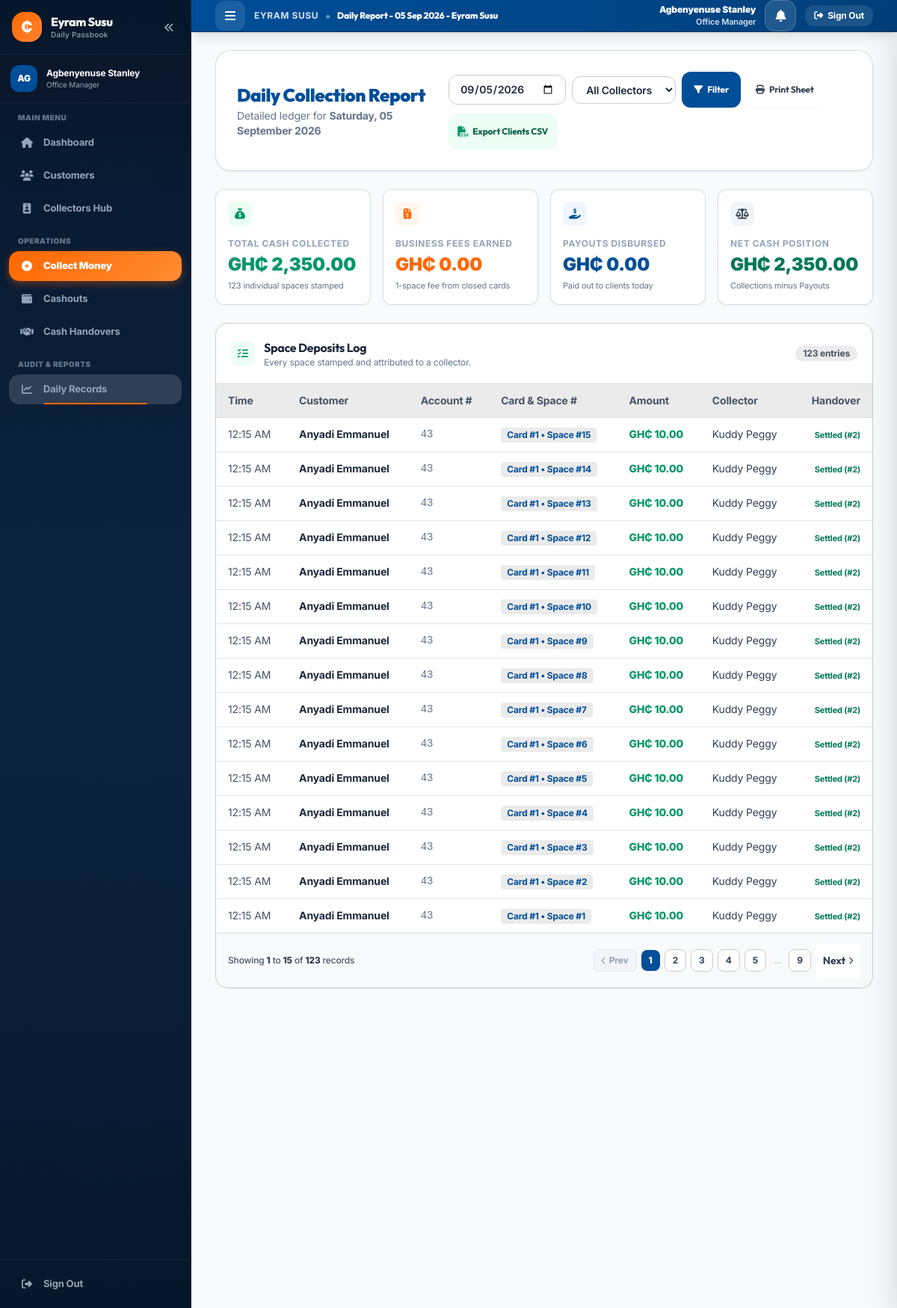
/reports.php (signed in), run on the app's committed database.
### tables this page shows
CREATE TABLE `deposits` (
  `id` int(11) NOT NULL,
  `card_id` int(11) NOT NULL,
  `customer_id` int(11) NOT NULL,
  `collector_id` int(11) NOT NULL,
  `space_number` int(11) NOT NULL,
  `amount` decimal(10,2) NOT NULL,
  `deposit_date` date NOT NULL,
  `handover_id` int(11) DEFAULT NULL,
  `created_at` timestamp NOT NULL DEFAULT current_timestamp()
);

CREATE TABLE `customers` (
  `id` int(11) NOT NULL,
  `account_number` varchar(20) NOT NULL,
  `full_name` varchar(100) NOT NULL,
  `gender` varchar(10) DEFAULT NULL,
  `phone` varchar(20) NOT NULL,
  `location` varchar(255) DEFAULT NULL,
  `assigned_collector_id` int(11) DEFAULT NULL,
  `change_balance` decimal(10,2) DEFAULT 0.00,
  `is_active` tinyint(1) DEFAULT 1,
  `created_at` timestamp NOT NULL DEFAULT current_timestamp()
);

CREATE TABLE `susu_cards` (
  `id` int(11) NOT NULL,
  `customer_id` int(11) NOT NULL,
  `card_number` int(11) NOT NULL DEFAULT 1,
  `daily_amount` decimal(10,2) NOT NULL,
  `total_spaces` int(11) NOT NULL DEFAULT 31,
  `spaces_filled` int(11) NOT NULL DEFAULT 0,
  `total_saved` decimal(10,2) NOT NULL DEFAULT 0.00,
  `status` enum('active','completed','closed_early') NOT NULL DEFAULT 'active',
  `created_at` timestamp NOT NULL DEFAULT current_timestamp(),
  `closed_at` timestamp NULL DEFAULT NULL
);

CREATE TABLE `users` (
  `id` int(11) NOT NULL,
  `full_name` varchar(100) NOT NULL,
  `username` varchar(50) NOT NULL,
  `password_hash` varchar(255) NOT NULL,
  `role` enum('admin','collector') NOT NULL DEFAULT 'collector',
  `phone` varchar(20) DEFAULT NULL,
  `is_active` tinyint(1) DEFAULT 1,
  `created_at` timestamp NOT NULL DEFAULT current_timestamp()
);

### includes/auth.php (called while the page is built, shortened)
<?php
function get_logged_in_user() {
    return [
        'id' => $_SESSION['user_id'],
        'full_name' => $_SESSION['full_name'],
        'username' => $_SESSION['username'],
        'role' => $_SESSION['role'],
        'phone' => $_SESSION['phone'] ?? ''
    ];
}

### reports.php (the view, shortened to what this page needs)
<?php
require_once __DIR__ . '/includes/auth.php';
require_once __DIR__ . '/includes/functions.php';
$user = get_logged_in_user();
$pdo = get_db_connection();
$selectedDate = !empty($_GET['date']) ? $_GET['date'] : date('Y-m-d');
$query = "
    SELECT d.*, c.full_name as customer_name, c.account_number, c.phone,
           u.full_name as collector_name, sc.card_number, sc.daily_amount
    FROM deposits d
    JOIN customers c ON d.customer_id = c.id
    JOIN users u ON d.collector_id = u.id
    JOIN susu_cards sc ON d.card_id = sc.id
    WHERE d.deposit_date = ?
";
$params = [$selectedDate];
$query .= " ORDER BY d.id DESC";
$stmtDep = $pdo->prepare($query);
$stmtDep->execute($params);
$allDeposits = $stmtDep->fetchAll();
$totalCollected = 0.00;
foreach ($allDeposits as $d) {
    $totalCollected += (float)$d['amount'];
}
$page = max(1, (int)($_GET['page'] ?? 1));
$perPage = 15;
$pagedDeposits = paginate_array($allDeposits, $perPage, $page);
$deposits = $pagedDeposits['items'];
$stmtPay = $pdo->prepare("
    SELECT COALESCE(SUM(customer_payout), 0.00) as total_payouts,
           COALESCE(SUM(business_fee), 0.00) as total_fees
    FROM payouts
    WHERE DATE(paid_at) = ? AND status = 'paid'
");
$stmtPay->execute([$selectedDate]);
$payoutStats = $stmtPay->fetch();
require_once __DIR__ . '/includes/header.php';
?>
<div class="space-y-6">
    <div class="flex flex-col md:flex-row md:items-center md:justify-between gap-4 section-card no-print">
        <div>
            <h1 class="text-xl sm:text-2xl font-black text-steel_azure">Daily Collection Report</h1>
            <p class="text-xs sm:text-sm text-slate-500 mt-0.5">
                Detailed ledger for <strong><?= date('l, d F Y', strtotime($selectedDate)) ?></strong>
            </p>
        </div>
        <form method="GET" action="reports.php" class="flex flex-wrap items-center gap-2">
            <div>
                <input type="date" name="date" value="<?= htmlspecialchars($selectedDate) ?>"
                       class="px-3.5 py-2 text-xs sm:text-sm rounded-xl border border-silver-600 focus:border-steel_azure outline-none transition font-semibold">
            </div>
            <?php if ($user['role'] === 'admin'): ?>
                <div>
                    <select name="collector_id" class="px-3.5 py-2 text-xs sm:text-sm rounded-xl border border-silver-600 focus:border-steel_azure outline-none transition bg-white font-semibold">
                        <option value="0">All Collectors</option>
                    </select>
                </div>
            <?php endif; ?>
            <button type="submit" class="btn-touch bg-steel_azure hover:bg-steel_azure-400 text-white text-xs font-bold px-4 py-2 shadow-sm rounded-xl flex items-center gap-1.5">
                <i class="fa-solid fa-filter text-xs"></i>
                <span>Filter</span>
            </button>
            <button type="button" onclick="window.print()" class="btn-touch bg-white hover:bg-platinum text-slate-700 border border-silver-600 text-xs font-bold px-3 py-2 shadow-sm rounded-xl flex items-center gap-1.5">
                <i class="fa-solid fa-print text-xs"></i>
                <span>Print Sheet</span>
            </button>
            <?php if ($user['role'] === 'admin'): ?>
                <a href="export_customers.php" class="btn-touch bg-emerald-50 hover:bg-emerald-100 text-emerald-800 border border-emerald-300 text-xs font-bold px-3 py-2 shadow-2xs rounded-xl flex items-center gap-1.5 transition" title="Export Customer List to CSV">
                    <i class="fa-solid fa-file-csv text-emerald-600 text-sm"></i>
                    <span>Export Clients CSV</span>
                </a>
            <?php endif; ?>
        </form>
    </div>
    <div class="grid grid-cols-2 lg:grid-cols-4 gap-3 sm:gap-4">
        <div class="kpi-card">
            <div class="kpi-icon bg-emerald-50 text-emerald-600"><i class="fa-solid fa-sack-dollar"></i></div>
            <span class="text-xs font-bold text-slate-400 uppercase tracking-wider block mt-2">Total Cash Collected</span>
            <div class="text-xl sm:text-2xl font-black text-emerald-600 mt-1">
                <?= format_money($totalCollected) ?>
            </div>
            <span class="text-[11px] text-slate-500 mt-1"><?= count($allDeposits) ?> individual spaces stamped</span>
        </div>
        <div class="kpi-card">
            <div class="kpi-icon bg-orange-50 text-pumpkin_spice"><i class="fa-solid fa-file-invoice-dollar"></i></div>
            <span class="text-xs font-bold text-slate-400 uppercase tracking-wider block mt-2">Business Fees Earned</span>
            <div class="text-xl sm:text-2xl font-black text-pumpkin_spice mt-1">
                <?= format_money($payoutStats['total_fees']) ?>
            </div>
            <span class="text-[11px] text-slate-500 mt-1">1-space fee from closed cards</span>
        </div>
        <div class="kpi-card">
            <div class="kpi-icon bg-blue-50 text-steel_azure"><i class="fa-solid fa-hand-holding-dollar"></i></div>
            <span class="text-xs font-bold text-slate-400 uppercase tracking-wider block mt-2">Payouts Disbursed</span>
            <div class="text-xl sm:text-2xl font-black text-steel_azure mt-1">
                <?= format_money($payoutStats['total_payouts']) ?>
            </div>
            <span class="text-[11px] text-slate-500 mt-1">Paid out to clients today</span>
        </div>
        <div class="kpi-card">
            <div class="kpi-icon bg-slate-100 text-slate-700"><i class="fa-solid fa-scale-balanced"></i></div>
            <span class="text-xs font-bold text-slate-400 uppercase tracking-wider block mt-2">Net Cash Position</span>
            <?php $netCash = $totalCollected - (float)$payoutStats['total_payouts']; ?>
            <div class="text-xl sm:text-2xl font-black <?= $netCash >= 0 ? 'text-emerald-700' : 'text-red-600' ?> mt-1">
                <?= format_money($netCash) ?>
            </div>
            <span class="text-[11px] text-slate-500 mt-1">Collections minus Payouts</span>
        </div>
    </div>
    <div class="bg-white rounded-2xl border border-silver-600 shadow-sm overflow-hidden">
        <div class="p-4 sm:p-5 border-b border-silver-600/70 flex items-center justify-between">
            <div class="flex items-center gap-3">
                <div class="section-heading-icon bg-emerald-50 text-emerald-600">
                    <i class="fa-solid fa-list-check"></i>
                </div>
                <div>
                    <h2 class="text-base font-bold text-slate-800">Space Deposits Log</h2>
                    <p class="text-xs text-slate-500">Every space stamped and attributed to a collector.</p>
                </div>
            </div>
            <span class="px-2.5 py-0.5 rounded-full text-xs font-bold bg-platinum text-slate-600"><?= $pagedDeposits['total'] ?> entries</span>
        </div>
        <div class="overflow-x-auto">
            <table class="w-full text-left text-xs sm:text-sm">
                <thead class="bg-platinum text-slate-600 font-semibold border-b border-silver-600/70">
                    <tr>
                        <th class="py-3 px-4">Time</th>
                        <th class="py-3 px-4">Customer</th>
                        <th class="py-3 px-4">Account #</th>
                        <th class="py-3 px-4">Card & Space #</th>
                        <th class="py-3 px-4">Amount</th>
                        <th class="py-3 px-4">Collector</th>
                        <th class="py-3 px-4 text-right">Handover</th>
                    </tr>
                </thead>
                <tbody class="divide-y divide-silver-600/50">
                    <?php if (empty($deposits)): ?>
                        <tr>
                            <td colspan="7" class="text-center">
                                <div class="empty-state">
                                    <div class="empty-state-icon bg-slate-100 text-slate-400">
                                        <i class="fa-solid fa-coins text-3xl"></i>
                                    </div>
                                    <div class="empty-state-title">No Collections Recorded</div>
                                    <div class="empty-state-text">No space deposits were logged for this selected date.</div>
                                </div>
                            </td>
                        </tr>
                    <?php else: ?>
                        <?php foreach ($deposits as $d): ?>
                            <tr class="hover:bg-platinum-800 transition">
                                <td class="py-3 px-4 text-slate-600 whitespace-nowrap">
                                    <?= date('h:i A', strtotime($d['created_at'])) ?>
                                </td>
                                <td class="py-3 px-4 font-bold text-slate-800">
                                    <?= htmlspecialchars($d['customer_name']) ?>
                                </td>
                                <td class="py-3 px-4 text-slate-500 font-mono">
                                    <?= htmlspecialchars($d['account_number']) ?>
                                </td>
                                <td class="py-3 px-4 whitespace-nowrap">
                                    <span class="inline-flex items-center px-2 py-0.5 rounded text-xs font-bold bg-platinum text-steel_azure">
                                        Card #<?= $d['card_number'] ?> &bull; Space #<?= $d['space_number'] ?>
                                    </span>
                                </td>
                                <td class="py-3 px-4 font-extrabold text-emerald-600 whitespace-nowrap">
                                    <?= format_money($d['amount']) ?>
                                </td>
                                <td class="py-3 px-4 text-slate-700 whitespace-nowrap">
                                    <?= htmlspecialchars($d['collector_name']) ?>
                                </td>
                                <td class="py-3 px-4 text-right whitespace-nowrap">
                                    <?php if ($d['handover_id']): ?>
                                        <span class="text-[11px] font-bold text-emerald-700">Settled (#<?= $d['handover_id'] ?>)</span>
                                    <?php else: ?>
                                        <span class="text-[11px] font-bold text-pumpkin_spice">In Bag</span>
                                    <?php endif; ?>
                                </td>
                            </tr>
                        <?php endforeach; ?>
                    <?php endif; ?>
                </tbody>
            </table>
        </div>
        <?= render_pagination($pagedDeposits['total'], $pagedDeposits['per_page'], $pagedDeposits['current']) ?>
    </div>
</div>
<?php require_once __DIR__ . '/includes/footer.php'; ?>

### assets/css/custom.css (style rules this page uses)
:root { --pumpkin: #ff6700; --pumpkin-dark: #cc5200; --steel: #004e98; --steel-dark: #002f5c; --ocean: #3a6ea5; --platinum: #f4f6f8; --silver: #e2e8f0; --focus-ring: 0 0 0 3px rgba(0, 78, 152, 0.35); --focus-ring-pumpkin: 0 0 0 3px rgba(255, 103, 0, 0.3); --ease-out: cubic-bezier(0.16, 1, 0.3, 1); --ease-in-out: cubic-bezier(0.4, 0, 0.2, 1); }
body { font-family: 'Inter', -apple-system, BlinkMacSystemFont, sans-serif; background: linear-gradient(180deg, #f8fafc 0%, #f1f5f9 100%); color: #1e293b; -webkit-tap-highlight-color: transparent; letter-spacing: -0.01em; }
h1, h2, h3, h4, .font-heading { font-family: 'Outfit', 'Inter', sans-serif; letter-spacing: -0.02em; }
.btn-touch { min-height: 48px; display: inline-flex; align-items: center; justify-content: center; gap: 0.375rem; font-family: 'Outfit', sans-serif; font-weight: 700; font-size: 0.875rem; padding: 0.75rem 1.25rem; border-radius: 0.875rem; border: none; cursor: pointer; text-decoration: none; transition: all 0.15s ease-in-out; position: relative; overflow: hidden; white-space: nowrap; -webkit-tap-highlight-color: transparent; }
.section-card { background: #ffffff; border: 1px solid rgba(203, 213, 225, 0.8); border-radius: 1.25rem; padding: 1.5rem; box-shadow: 0 1px 3px rgba(0, 0, 0, 0.04); }
@media (min-width: 640px) { .section-card { padding: 1.75rem; } }
.page-enter>*:nth-child(1) { animation-delay: 0.03s; }
.section-heading-icon { width: 32px; height: 32px; border-radius: 0.5rem; display: flex; align-items: center; justify-content: center; font-size: 0.875rem; flex-shrink: 0; }
.kpi-card { background: #ffffff; padding: 1rem; border-radius: 0.75rem; border: 1px solid rgba(203, 213, 225, 0.8); box-shadow: 0 1px 3px rgba(0, 0, 0, 0.04); display: flex; flex-direction: column; justify-content: space-between; transition: box-shadow 0.2s ease; }
.kpi-icon { width: 32px; height: 32px; border-radius: 0.5rem; display: flex; align-items: center; justify-content: center; font-size: 0.875rem; margin-bottom: 0.5rem; }

### data on the page
deposits: created_at "12:15 AM", customer.full_name "Anyadi Emmanuel", customer.account_number "43", card.card_number "1", space_number "15", amount "GH₵ 10.00", collector.full_name "Kuddy Peggy", handover "2"
deposits: created_at "12:15 AM", customer.full_name "Anyadi Emmanuel", customer.account_number "43", card.card_number "1", space_number "14", amount "GH₵ 10.00", collector.full_name "Kuddy Peggy", handover "2"
deposits: created_at "12:15 AM", customer.full_name "Anyadi Emmanuel", customer.account_number "43", card.card_number "1", space_number "13", amount "GH₵ 10.00", collector.full_name "Kuddy Peggy", handover "2"
deposits: created_at "12:15 AM", customer.full_name "Anyadi Emmanuel", customer.account_number "43", card.card_number "1", space_number "12", amount "GH₵ 10.00", collector.full_name "Kuddy Peggy", handover "2"
deposits: created_at "12:15 AM", customer.full_name "Anyadi Emmanuel", customer.account_number "43", card.card_number "1", space_number "11", amount "GH₵ 10.00", collector.full_name "Kuddy Peggy", handover "2"
deposits: created_at "12:15 AM", customer.full_name "Anyadi Emmanuel", customer.account_number "43", card.card_number "1", space_number "10", amount "GH₵ 10.00", collector.full_name "Kuddy Peggy", handover "2"
deposits: created_at "12:15 AM", customer.full_name "Anyadi Emmanuel", customer.account_number "43", card.card_number "1", space_number "9", amount "GH₵ 10.00", collector.full_name "Kuddy Peggy", handover "2"
deposits: created_at "12:15 AM", customer.full_name "Anyadi Emmanuel", customer.account_number "43", card.card_number "1", space_number "8", amount "GH₵ 10.00", collector.full_name "Kuddy Peggy", handover "2"
deposits: created_at "12:15 AM", customer.full_name "Anyadi Emmanuel", customer.account_number "43", card.card_number "1", space_number "7", amount "GH₵ 10.00", collector.full_name "Kuddy Peggy", handover "2"
deposits: created_at "12:15 AM", customer.full_name "Anyadi Emmanuel", customer.account_number "43", card.card_number "1", space_number "6", amount "GH₵ 10.00", collector.full_name "Kuddy Peggy", handover "2"
deposits: created_at "12:15 AM", customer.full_name "Anyadi Emmanuel", customer.account_number "43", card.card_number "1", space_number "5", amount "GH₵ 10.00", collector.full_name "Kuddy Peggy", handover "2"
deposits: created_at "12:15 AM", customer.full_name "Anyadi Emmanuel", customer.account_number "43", card.card_number "1", space_number "4", amount "GH₵ 10.00", collector.full_name "Kuddy Peggy", handover "2"
deposits: created_at "12:15 AM", customer.full_name "Anyadi Emmanuel", customer.account_number "43", card.card_number "1", space_number "3", amount "GH₵ 10.00", collector.full_name "Kuddy Peggy", handover "2"
deposits: created_at "12:15 AM", customer.full_name "Anyadi Emmanuel", customer.account_number "43", card.card_number "1", space_number "2", amount "GH₵ 10.00", collector.full_name "Kuddy Peggy", handover "2"
deposits: created_at "12:15 AM", customer.full_name "Anyadi Emmanuel", customer.account_number "43", card.card_number "1", space_number "1", amount "GH₵ 10.00", collector.full_name "Kuddy Peggy", handover "2"

### other printed values
substr($currentUser['full_name'], 0, 2) "AG"
$currentUser['full_name'] "Agbenyenuse Stanley"
$pageTitle "Daily Report - 05 Sep 2026 - Eyram Susu"
date('l, d F Y', strtotime($selectedDate)) "Saturday, 05 September 2026"
format_money($totalCollected) "GH₵ 2,350.00"
count($allDeposits) "123"
format_money($payoutStats['total_fees']) "GH₵ 0.00"
format_money($payoutStats['total_payouts']) "GH₵ 0.00"
format_money($netCash) "GH₵ 2,350.00"
$pagedDeposits['total'] "123"
$startItem "1"
$endItem "15"
$totalItems "123"
$totalPages "9"
